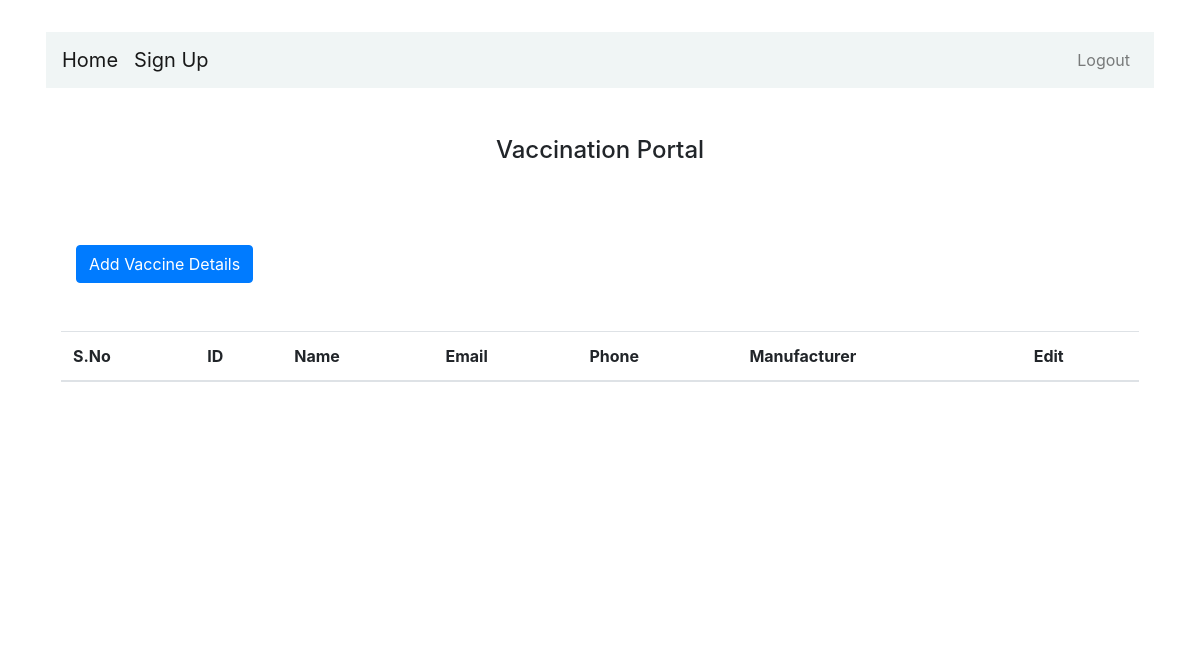
Page /dashboard/ (signed in) on the earlier database version.
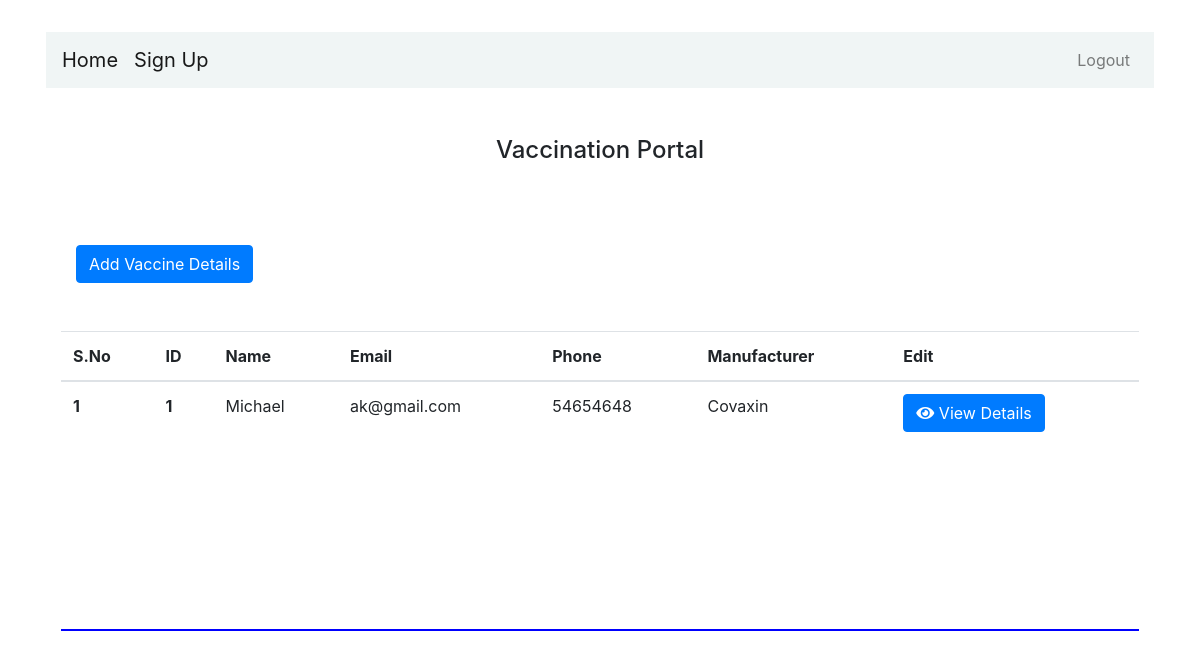
Same page on the later database version.
### portal/models.py (models this page shows, shortened)
class Person(models.Model):
    manufacturers = [
        ('Covaxin', 'Covaxin (Bharat Biotech)'),
        ('Covishield', 'Covishield (Serum Institute of India)'),
        ('Sputnik', 'Sputnik V'),
    ]
    doses = [
        ('1st', 'First Dose'),
        ('2nd', 'Second Dose'),
    ]
    name = models.CharField(max_length=500, verbose_name='First Name')
    fname = models.CharField(max_length=500, verbose_name="Father's Name")
    lname = models.CharField(max_length=500, verbose_name="Surname")
    dob = models.DateField(auto_now_add=False, verbose_name='Date of Birth')
    address = models.CharField(max_length=500)
    city = models.CharField(max_length=50)
    state = models.CharField(max_length=50)
    pin = models.CharField(max_length=50)
    phone = models.IntegerField()
    email = models.EmailField(max_length=254)
    manufacturers = models.CharField(max_length=50, choices=manufacturers)
    doses = models.CharField(max_length=50, choices=doses)
    dov = models.DateField(auto_now_add=False, verbose_name='Date of Vaccination')

### portal/views.py (the view)
# urls.py: path('dashboard/', views.dashboard, name='dashboard'),
def dashboard(request):
    person_object = Person.objects.all()
    paginator = Paginator(person_object, 4)
    page = request.GET.get('page')
    try:
        persons = paginator.page(page)
    except PageNotAnInteger:
        persons = paginator.page(1)
    except EmptyPage:
        persons = paginator.page(paginator.num_pages)
    context = {'person_object': person_object, 'persons': persons}
    return render(request, 'dashboard.html', context)

### portal/templates/dashboard.html (shortened to what this page needs)
{% extends 'base.html' %}
{% block content %}
    {% if user.is_authenticated %}
        <div class="col-lg-12">
        <div class="container">
        <div class="row">
        <div class="col-lg-12">
        <div class="row">
        <div class="col-lg-12 text-center mt-5">
        <h4>Vaccination Portal</h4> <br>
        </div>
        <div class="col-lg-6 mt-5 mb-5">
        <a href="#" class="btn btn-primary">Add Vaccine Details</a>
        </div>
        <div class="col-lg-6"></div>
        </div>
        </div>
        <table class="table table-hover" style="height:300px; overflow-y:scroll; border-bottom:2px blue solid;">
      <thead>
        <tr>
          <th scope="col">S.No</th>
          <th scope="col">ID</th>
          <th scope="col">Name</th>
          <th scope="col">Email</th>
          <th scope="col">Phone</th>
          <th scope="col">Manufacturer</th>
          <th scope="col">Edit</th>
        </tr>
      </thead>
      <tbody>
        {% for i in persons %}
        <tr>
          <th scope="row">{{forloop.counter}}</th>
          <th scope="row">{{i.id}}</th>
          <td>{{i.name}}</td>
          <td>{{i.email}}</td>
          <td>{{i.phone}}</td>
          <td>{{i.manufacturers}}</td>
          <td><button type="button" class="btn btn-primary" data-toggle="modal" data-target="#demo{{i.id}}">
    <i class="fa fa-eye" aria-hidden="true"></i> View Details
    </button></td>
        </tr>
        {% endfor %}
      </tbody>
    </table>
        </div>
        </div>
        </div>
    {% else %}
        <a class="btn btn-primary btn-lg" href="{% url 'login' %}" role="button">Log In</a>
        <p>You are not logged in</p>
        <a href="{% url 'login' %}">Log In</a>
    {% endif %}
{% endblock %}

### portal/templates/base.html (shortened to what this page needs)
{% load static %}
<!DOCTYPE html>
<html>
<head>
    <link rel="stylesheet" href="https://maxcdn.bootstrapcdn.com/bootstrap/4.0.0/css/bootstrap.min.css">
	<link rel="stylesheet" href="https://use.fontawesome.com/releases/v5.8.2/css/all.css">
</head>
<body>
<div class="container p-3 my-3">
    <div class="row">
      <div class="col-md-12">
        <nav class="navbar navbar-expand-md navbar-light " style="background-color: #f0f5f5">
          <a href="/" class="navbar-brand">Home</a>
          <a href="{% url 'signup' %}" class="navbar-brand">Sign Up</a>
            <div class="collapse navbar-collapse" id="navbarCollapse">
                <div class="navbar-nav ml-auto">
                  {% if user.is_authenticated %}
                    <a href="{% url 'logout' %}" class="nav-item nav-link">Logout</a>
                  {% else %}
                    <a href="{% url 'login' %}" class="nav-item nav-link">Login</a>
                  {% endif %}
                </div>
            </div>
        </nav>
        {% block content %}{% endblock %}
      </div>
    </div>
  </div>
</body>
</html>

Differences in the rows shown:
added Person: id "1", name "Michael", email "ak@gmail.com", phone "54654648", manufacturers "Covaxin"
